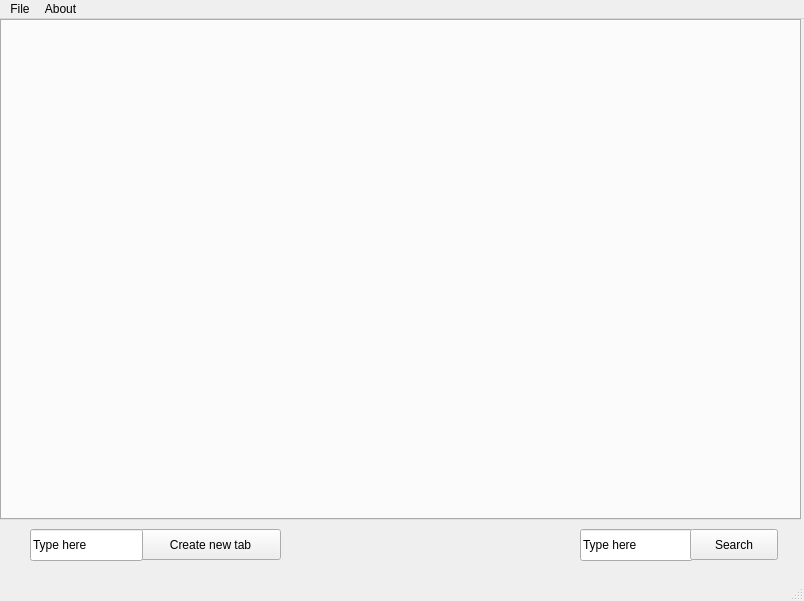
<?xml version="1.0" encoding="UTF-8"?>
<ui version="4.0">
 <class>MainWindow</class>
 <widget class="QMainWindow" name="MainWindow">
  <property name="geometry">
   <rect>
    <x>0</x>
    <y>0</y>
    <width>804</width>
    <height>601</height>
   </rect>
  </property>
  <property name="minimumSize">
   <size>
    <width>804</width>
    <height>601</height>
   </size>
  </property>
  <property name="maximumSize">
   <size>
    <width>804</width>
    <height>601</height>
   </size>
  </property>
  <property name="windowTitle">
   <string>MainWindow</string>
  </property>
  <widget class="QWidget" name="centralwidget">
   <widget class="QTabWidget" name="tabWidget">
    <property name="geometry">
     <rect>
      <x>0</x>
      <y>0</y>
      <width>801</width>
      <height>501</height>
     </rect>
    </property>
    <property name="styleSheet">
     <string notr="true"/>
    </property>
    <property name="tabShape">
     <enum>QTabWidget::Rounded</enum>
    </property>
    <property name="currentIndex">
     <number>-1</number>
    </property>
    <property name="tabsClosable">
     <bool>true</bool>
    </property>
    <property name="movable">
     <bool>true</bool>
    </property>
   </widget>
   <widget class="QPushButton" name="pushButton">
    <property name="geometry">
     <rect>
      <x>140</x>
      <y>510</y>
      <width>141</width>
      <height>31</height>
     </rect>
    </property>
    <property name="text">
     <string>Create new tab</string>
    </property>
   </widget>
   <widget class="QLineEdit" name="lineEdit">
    <property name="geometry">
     <rect>
      <x>580</x>
      <y>510</y>
      <width>113</width>
      <height>32</height>
     </rect>
    </property>
    <property name="text">
     <string>Type here</string>
    </property>
   </widget>
   <widget class="QPushButton" name="pushButton_2">
    <property name="geometry">
     <rect>
      <x>690</x>
      <y>510</y>
      <width>88</width>
      <height>31</height>
     </rect>
    </property>
    <property name="text">
     <string>Search</string>
    </property>
   </widget>
   <widget class="QLineEdit" name="lineEdit_2">
    <property name="geometry">
     <rect>
      <x>30</x>
      <y>510</y>
      <width>113</width>
      <height>32</height>
     </rect>
    </property>
    <property name="text">
     <string>Type here</string>
    </property>
   </widget>
  </widget>
  <widget class="QMenuBar" name="menubar">
   <property name="geometry">
    <rect>
     <x>0</x>
     <y>0</y>
     <width>804</width>
     <height>30</height>
    </rect>
   </property>
   <widget class="QMenu" name="menuFile">
    <property name="title">
     <string>File</string>
    </property>
    <addaction name="actionLoad"/>
    <addaction name="actionSave"/>
    <addaction name="actionExit"/>
   </widget>
   <widget class="QMenu" name="menuAbout">
    <property name="title">
     <string>About</string>
    </property>
    <addaction name="actionAbout_program"/>
   </widget>
   <addaction name="menuFile"/>
   <addaction name="menuAbout"/>
  </widget>
  <widget class="QStatusBar" name="statusbar"/>
  <action name="actionLoad">
   <property name="text">
    <string>Load</string>
   </property>
  </action>
  <action name="actionSave">
   <property name="text">
    <string>Save</string>
   </property>
  </action>
  <action name="actionExit">
   <property name="text">
    <string>Exit</string>
   </property>
  </action>
  <action name="actionAbout_program">
   <property name="text">
    <string>About program</string>
   </property>
  </action>
 </widget>
 <resources/>
 <connections/>
</ui>
